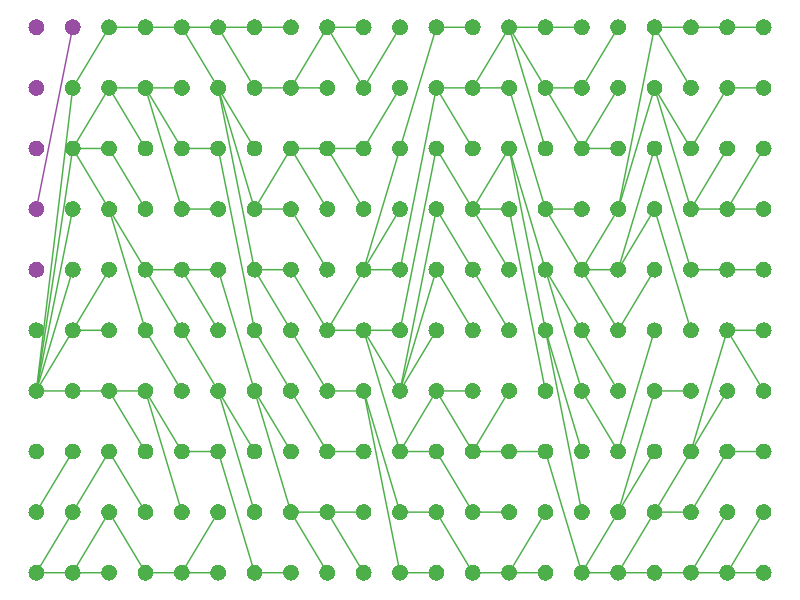

This figure's R source: (Note: this script raises an error after producing the figure.)
library(tidyverse)
library(cowplot)
library(RColorBrewer)

#==============================================================================
# SETUP
#==============================================================================

# Configure font settings
font <- "sans" # Main figure font
titlefont <- font # Font for axis titles etc. (if different)
fontsize_base <- 11 # Basic figure font size
fontscale_title <- 1 # Default axis-title scale relative to regular font
fontscale_main <- 1 # Default plot-title scale

# Define base theme
theme_base <-   theme(
  legend.position = "bottom",
  axis.text = element_text(size = fontsize_base, family = font, 
                           colour = "black"),
  axis.title.y = element_text(size = fontsize_base * fontscale_title,
                              family = titlefont, colour = "black",
                              margin = margin(r=3,unit="mm")),
  axis.title.x = element_text(size = fontsize_base * fontscale_title,
                              family = titlefont, colour = "black",
                              margin = margin(t=3,unit="mm")),
  legend.text = element_text(size = fontsize_base, 
                             family = font, colour = "black"),
  legend.title = element_text(size = fontsize_base,
                              family = font, colour = "black",
                              face = "bold", vjust=0.5, 
                              margin=margin(r=3, unit="mm")),
  plot.title = element_text(size = fontsize_base * fontscale_main,
                            family = titlefont, colour="black",
                            hjust = 0.5, vjust = 0.5,
                            margin = margin(b=5, unit="mm")),
  plot.margin = margin(t=0.3, l=0.3, r=0.3, b = 0.3, unit="cm"),
  strip.background = element_blank(),
  strip.text.x = element_text(size = fontsize_base * fontscale_title,
                              family = titlefont, colour = "black",
                              margin = margin(t = 3, b = 3, unit="mm")),
  strip.text.y = element_text(size = fontsize_base * fontscale_title,
                              family = titlefont, colour = "black",
                              margin = margin(l=3, r=3, unit="mm")),
  legend.justification = "center"
)

theme_blank <- theme_void() + 
  theme(legend.position = "none",
        #plot.margin = margin(t=0.3, l=0.6, r=0.6, b = 0.3, unit="cm")
        )
                                    

# Define parameters
capacity = 10
alleles <- c(0L, 1L)
fitness <- c(1,1)
ngen_small <- 5
ngen_mid <- 20
palette <- brewer.pal(6, "Set1")[c(3,4)]

#==============================================================================
# AUXILIARY FUNCTIONS
#==============================================================================

make_initial_pop <- function(cap = capacity, al = alleles, fit = fitness){
  tibble(id = seq(cap), generation = 0, parent = id,
         allele = as.factor(c(rep(al[1], cap/2), rep(al[2], cap/2))),
         fitness = c(rep(fit[1], cap/2), rep(fit[2], cap/2)))
}

make_child_pop <- function(pop, cap = capacity){
  pop %>% filter(generation == max(generation)) %>%
    sample_n(cap, T, fitness) %>% arrange(id) %>%
    mutate(generation = generation + 1, parent = id, id = seq(cap))
}

iterate_pop <- function(pop, cap = capacity){
  bind_rows(pop, make_child_pop(pop, cap))
}

make_circ_plot <- function(pop, s = 5, pal = palette){
  ggplot(pop) + 
    geom_segment(aes(x=pmax(0,generation-1), xend=generation, y=parent, 
                     yend=id, colour = allele)) +
    geom_point(aes(x=generation, y=id, colour=allele), shape = 16, size = s) +
    scale_color_manual(values = pal) + theme_blank
}

generation_pop <- function(generation, cap = capacity, al = alleles, 
                           fit = fitness){
  p <- make_initial_pop(cap, al, fit)
  if(generation > 0) for (n in seq(generation)){ p <- iterate_pop(p, cap) }
  return(p)
}

count_states <- function(pop){
  # Count the number of states in the latest generation from a population
  pop %>% filter(generation == max(generation)) %>% pull(allele) %>%
    unique %>% length
}

fix_pop <- function(cap = capacity, al = alleles, fit = fitness,
                    tail = 0){
  # Run a population until it reaches fixation
  p <- make_initial_pop(cap, al, fit)
  while(count_states(p) > 1) p <- iterate_pop(p, cap)
  if (tail > 0) for (n in seq(tail)){ p <- iterate_pop(p, cap) }
  return(p)
}

get_fixation_dist <- function(n = 100, cap = capacity, al = alleles, 
                              fit = fitness){
  sapply(seq(n), function(n) fix_pop(cap, al, fit) %>% pull(generation) %>%
           max) %>% 
    tibble(run = 1:n, fix = .)
}

make_stack_plot <- function(pop, pal = palette){
  pop %>% group_by(generation, allele, fitness) %>% 
    summarise(N = n(), P = n()/100) %>%
    ggplot() +
    geom_col(aes(x=generation,y=P,fill=allele), position="fill",
             width = 1) +
    scale_x_continuous(name = "Generation") +
    scale_y_continuous(name = "Allele frequency (%)",
                       labels = function(y) y*100) +
    scale_fill_manual(values = pal) + 
    theme_minimal() + theme_base + theme(legend.position = "none")
}

get_winner <- function(pop) {
  pop %>% filter(generation == max(generation)) %>% pull(allele) %>%
    as.numeric %>% unique
}

count_winners <- function(nrep, cap = capacity, al = alleles, fit = fitness){
  sapply(seq(nrep), function(r) fix_pop(cap, al, fit) %>% get_winner) %>%
    tibble(run = 1:nrep, winner = .) %>% group_by(winner) %>% count %>%
    ungroup %>% mutate(size = cap, p = n/sum(n))
}

get_fix_rate <- function(nrep, caps, fit){
  lapply(caps, function(cap) count_winners(nrep, cap, 1:2, fit) %>%
           filter(as.numeric(winner)==2)) %>% bind_rows
}

#==============================================================================
# VERY DELETERIOUS
#==============================================================================

pop_vdel <- generation_pop(ngen_mid, fit = c(1,0.1))
g_vdel <- make_circ_plot(pop_vdel)
save_plot(filename = "content/images/coalescent-vdel.png",
          plot = g_vdel, base_width = 20, base_height = 8, units="cm",
          limitsize = FALSE)


#==============================================================================
# SLIGHTLY DELETERIOUS
#==============================================================================

pop_sdel <- generation_pop(ngen_mid, fit = c(1,1/1.1))
g_sdel <- make_circ_plot(pop_sdel)
save_plot(filename = "content/images/coalescent-sdel.png",
          plot = g_sdel, base_width = 20, base_height = 8, units="cm",
          limitsize = FALSE)